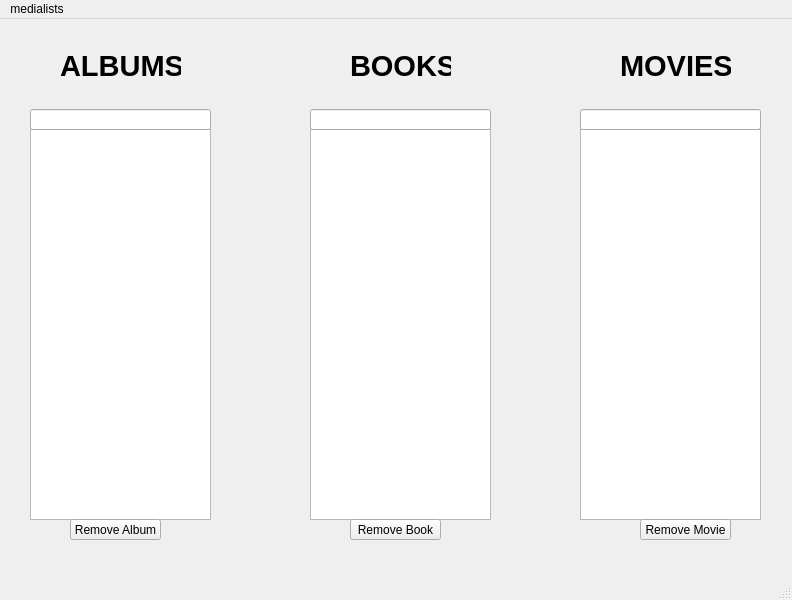
<?xml version="1.0" encoding="UTF-8"?>
<ui version="4.0">
 <class>MainWindow</class>
 <widget class="QMainWindow" name="MainWindow">
  <property name="geometry">
   <rect>
    <x>0</x>
    <y>0</y>
    <width>792</width>
    <height>600</height>
   </rect>
  </property>
  <property name="windowTitle">
   <string>MainWindow</string>
  </property>
  <widget class="QWidget" name="centralwidget">
   <widget class="QListWidget" name="albumQueue">
    <property name="geometry">
     <rect>
      <x>30</x>
      <y>110</y>
      <width>181</width>
      <height>391</height>
     </rect>
    </property>
   </widget>
   <widget class="QListWidget" name="bookQueue">
    <property name="geometry">
     <rect>
      <x>310</x>
      <y>110</y>
      <width>181</width>
      <height>391</height>
     </rect>
    </property>
   </widget>
   <widget class="QListWidget" name="movieQueue">
    <property name="geometry">
     <rect>
      <x>580</x>
      <y>110</y>
      <width>181</width>
      <height>391</height>
     </rect>
    </property>
   </widget>
   <widget class="QPushButton" name="removeAlbumButton">
    <property name="geometry">
     <rect>
      <x>70</x>
      <y>500</y>
      <width>91</width>
      <height>21</height>
     </rect>
    </property>
    <property name="text">
     <string>Remove Album</string>
    </property>
   </widget>
   <widget class="QPushButton" name="removeBookButton">
    <property name="geometry">
     <rect>
      <x>350</x>
      <y>500</y>
      <width>91</width>
      <height>21</height>
     </rect>
    </property>
    <property name="text">
     <string>Remove Book</string>
    </property>
   </widget>
   <widget class="QPushButton" name="removeMovieButton">
    <property name="geometry">
     <rect>
      <x>640</x>
      <y>500</y>
      <width>91</width>
      <height>21</height>
     </rect>
    </property>
    <property name="text">
     <string>Remove Movie</string>
    </property>
   </widget>
   <widget class="QLineEdit" name="editAlbum">
    <property name="geometry">
     <rect>
      <x>30</x>
      <y>90</y>
      <width>181</width>
      <height>21</height>
     </rect>
    </property>
    <property name="toolTip">
     <string>&lt;html&gt;&lt;head/&gt;&lt;body&gt;&lt;p&gt;Enter the album name and press the 'Add Album' button.&lt;/p&gt;&lt;/body&gt;&lt;/html&gt;</string>
    </property>
    <property name="text">
     <string/>
    </property>
   </widget>
   <widget class="QLineEdit" name="editBook">
    <property name="geometry">
     <rect>
      <x>310</x>
      <y>90</y>
      <width>181</width>
      <height>21</height>
     </rect>
    </property>
    <property name="toolTip">
     <string>&lt;html&gt;&lt;head/&gt;&lt;body&gt;&lt;p&gt;Enter the book name and press the 'Add Books' button.&lt;/p&gt;&lt;/body&gt;&lt;/html&gt;</string>
    </property>
    <property name="text">
     <string/>
    </property>
   </widget>
   <widget class="QLineEdit" name="editMovie">
    <property name="geometry">
     <rect>
      <x>580</x>
      <y>90</y>
      <width>181</width>
      <height>21</height>
     </rect>
    </property>
    <property name="toolTip">
     <string>&lt;html&gt;&lt;head/&gt;&lt;body&gt;&lt;p&gt;Enter the movie name and press the 'Add Movie' button.&lt;/p&gt;&lt;/body&gt;&lt;/html&gt;</string>
    </property>
    <property name="text">
     <string/>
    </property>
   </widget>
   <widget class="QLabel" name="label">
    <property name="geometry">
     <rect>
      <x>60</x>
      <y>30</y>
      <width>121</width>
      <height>31</height>
     </rect>
    </property>
    <property name="text">
     <string>&lt;html&gt;&lt;head/&gt;&lt;body&gt;&lt;p&gt;&lt;span style=&quot; font-size:22pt; font-weight:600;&quot;&gt;ALBUMS&lt;/span&gt;&lt;/p&gt;&lt;/body&gt;&lt;/html&gt;</string>
    </property>
   </widget>
   <widget class="QLabel" name="label_2">
    <property name="geometry">
     <rect>
      <x>350</x>
      <y>30</y>
      <width>101</width>
      <height>31</height>
     </rect>
    </property>
    <property name="text">
     <string>&lt;html&gt;&lt;head/&gt;&lt;body&gt;&lt;p&gt;&lt;span style=&quot; font-size:22pt; font-weight:600;&quot;&gt;BOOKS&lt;/span&gt;&lt;/p&gt;&lt;/body&gt;&lt;/html&gt;</string>
    </property>
   </widget>
   <widget class="QLabel" name="label_3">
    <property name="geometry">
     <rect>
      <x>620</x>
      <y>30</y>
      <width>111</width>
      <height>31</height>
     </rect>
    </property>
    <property name="text">
     <string>&lt;html&gt;&lt;head/&gt;&lt;body&gt;&lt;p&gt;&lt;span style=&quot; font-size:22pt; font-weight:600;&quot;&gt;MOVIES&lt;/span&gt;&lt;/p&gt;&lt;/body&gt;&lt;/html&gt;</string>
    </property>
   </widget>
  </widget>
  <widget class="QMenuBar" name="menubar">
   <property name="geometry">
    <rect>
     <x>0</x>
     <y>0</y>
     <width>792</width>
     <height>18</height>
    </rect>
   </property>
   <widget class="QMenu" name="menumedialists">
    <property name="title">
     <string>medialists</string>
    </property>
   </widget>
   <addaction name="menumedialists"/>
  </widget>
  <widget class="QStatusBar" name="statusbar"/>
 </widget>
 <resources/>
 <connections/>
</ui>
